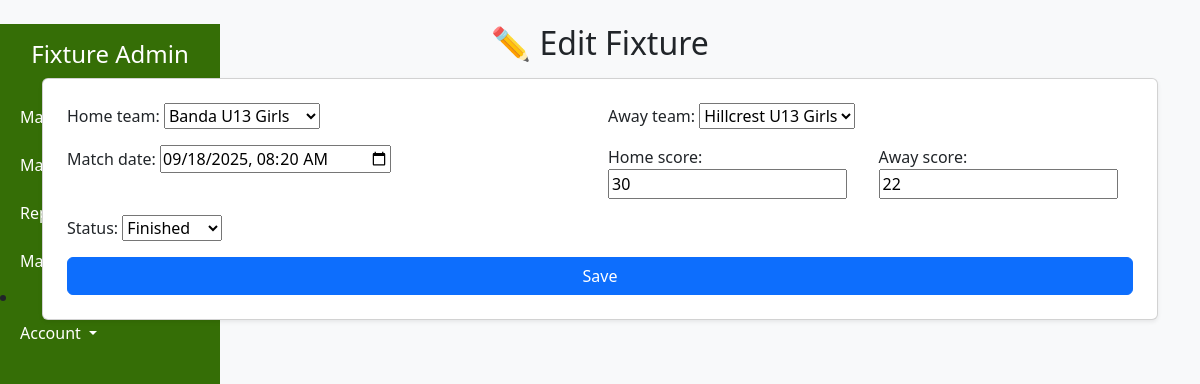
Screenshot of /edit-fixture/8/edit/ (signed in) with the database file from the repository.
### fixtureadmin/models.py (models this page shows, shortened)
class Fixture(models.Model):
    STATUS_CHOICES = [
        ('upcoming', 'Upcoming'),
        ('live', 'Live'),
        ('finished', 'Finished'),
    ]
    home_team = models.ForeignKey(Teams, on_delete=models.CASCADE, related_name="home_fixtures")
    away_team = models.ForeignKey(Teams, on_delete=models.CASCADE, related_name="away_fixtures")
    match_date = models.DateTimeField()
    home_score = models.IntegerField(default=0)
    away_score = models.IntegerField(default=0)
    status = models.CharField(max_length=10, choices=STATUS_CHOICES, default='upcoming')

### fixtureadmin/views.py (the view)
# urls.py: path('edit-fixture/<int:fixture_id>/edit/', views.fixture_edit, name='edit-fixture'),
@login_required
def fixture_edit(request, fixture_id):
    fixture_obj = get_object_or_404(Fixture, pk=fixture_id)
    form = FixtureForm(request.POST or None, instance=fixture_obj)
    if request.method == 'POST' and form.is_valid():
        form.save()
        messages.success(request, 'Changes successfully saved')
        return redirect('admin_dashboard')
    return render(request, 'admin/edit_fixture.html', {'form': form, 'fixture_obj': fixture_obj})

### fixtureadmin/forms.py
class FixtureForm(forms.ModelForm):
    class Meta:
        model = Fixture
        fields = ['home_team', 'away_team', 'match_date', 'home_score', 'away_score', 'status']
        widgets = {
            'match_date': forms.DateTimeInput(attrs={'type': 'datetime-local'}),
        }

### teams/models.py (called while the page is built)
    def __str__(self):
        return self.team_name

### templates/admin/edit_fixture.html (shortened to what this page needs)
{% extends 'base/admin_dashboard.html' %}
{% block content %}
  <h2 class="mb-3">✏️ Edit Fixture</h2>
  <form method="post" class="card p-4 shadow-sm">
    <div class="row g-3">
      <div class="col-md-6">{{ form.home_team.label_tag }} {{ form.home_team }}</div>
      <div class="col-md-6">{{ form.away_team.label_tag }} {{ form.away_team }}</div>
      <div class="col-md-6">{{ form.match_date.label_tag }} {{ form.match_date }}</div>
      <div class="col-md-3">{{ form.home_score.label_tag }} {{ form.home_score }}</div>
      <div class="col-md-3">{{ form.away_score.label_tag }} {{ form.away_score }}</div>
      <div class="col-md-6">{{ form.status.label_tag }} {{ form.status }}</div>
    </div>
    <button class="btn btn-primary mt-3">Save</button>
  </form>
{% endblock %}

### static/css/style.css (style rules this page uses)
body { background-color: #f8f9fa; }
h2 { text-align: center; }

### rows the page displays
Fixture: home_team "Banda U13 Girls", away_team "Hillcrest U13 Girls", match_date "09/18/2025 08:20", home_score "30", away_score "22", status "Finished"
